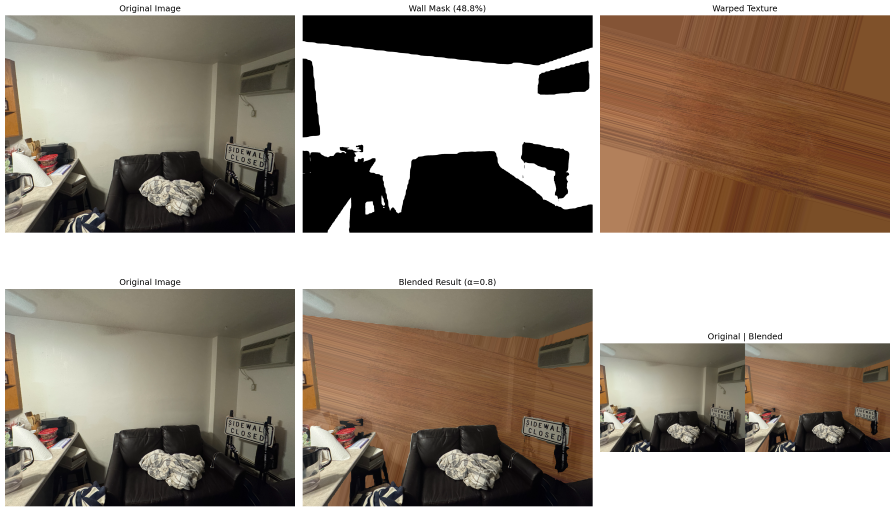
#> input picture test_affine_blend_oneformer.png, 2685 x 1534 px, given in place of test_room.JPG, which was not available (shown at 1/3 size)
$ python hough_edge_transform.py
#> lines starting #> are read from the running program, lines starting #| are printed output that depends on the picture; after the words box and inside, x2 and y2 are one past the last pixel; in counts of white or black regions, pixels touching at a corner belong together; pictures that were not available may be replaced by others from this repository, and a replacement may not be noted
"""
Edge Detection with Hough Transform for Texture Overlay
Processes test_room.JPG and overlays brick_texture.jpg

Requirements:
    pip install opencv-python numpy matplotlib

Usage:
    python hough_edge_transform.py
"""

import sys

try:
    import cv2
    import numpy as np
    from pathlib import Path
    import matplotlib.pyplot as plt
except ImportError as e:
    print("Error: Missing required dependencies.")
    print("Please install with: pip install opencv-python numpy matplotlib")
    print(f"Missing module: {e.name}")
    sys.exit(1)


def detect_edges(image):
    """Apply Canny edge detection."""
    gray = cv2.cvtColor(image, cv2.COLOR_BGR2GRAY)

    # Apply Gaussian blur to reduce noise
    blurred = cv2.GaussianBlur(gray, (5, 5), 0)

    # Canny edge detection
    edges = cv2.Canny(blurred, 50, 150, apertureSize=3)

    return edges, gray


def hough_transform(edges):
    """Detect lines using Probabilistic Hough Transform."""
    # Detect line segments
    lines = cv2.HoughLinesP(
        edges,
        rho=1,                    # Distance resolution in pixels
        theta=np.pi/180,          # Angular resolution in radians
        threshold=100,             # Minimum votes for a line
        minLineLength=100,         # Minimum line length
        maxLineGap=10              # Maximum gap between line segments
    )

    return lines


def cluster_lines(lines):
    """Cluster lines into horizontal and vertical groups."""
    if lines is None:
        return [], []

    horizontal = []
    vertical = []

    for line in lines:
        x1, y1, x2, y2 = line[0]

        # Calculate angle in degrees
        angle = np.abs(np.arctan2(y2 - y1, x2 - x1) * 180 / np.pi)

        # Classify as horizontal or vertical
        if angle < 30 or angle > 150:  # Horizontal (±30°)
            horizontal.append(line[0])
        elif 60 < angle < 120:  # Vertical (±30° from 90°)
            vertical.append(line[0])

    return horizontal, vertical


def find_corners(horizontal_lines, vertical_lines, image_shape):
    """Find corner points from line intersections."""
    if len(horizontal_lines) < 2 or len(vertical_lines) < 2:
        return None

    # Sort lines
    h_sorted = sorted(horizontal_lines, key=lambda l: (l[1] + l[3]) / 2)
    v_sorted = sorted(vertical_lines, key=lambda l: (l[0] + l[2]) / 2)

    # Take top/bottom horizontal and left/right vertical
    top_line = h_sorted[0]
    bottom_line = h_sorted[-1]
    left_line = v_sorted[0]
    right_line = v_sorted[-1]

    # Find intersections
    corners = []
    for h_line in [top_line, bottom_line]:
        for v_line in [left_line, right_line]:
            pt = line_intersection(h_line, v_line)
            if pt is not None:
                corners.append(pt)

    if len(corners) == 4:
        corners = np.array(corners)
        corners = order_points(corners)
        return corners

    return None


def line_intersection(line1, line2):
    """Find intersection point of two lines."""
    x1, y1, x2, y2 = line1
    x3, y3, x4, y4 = line2

    denom = (x1 - x2) * (y3 - y4) - (y1 - y2) * (x3 - x4)
    if abs(denom) < 1e-10:
        return None

    px = ((x1 * y2 - y1 * x2) * (x3 - x4) - (x1 - x2) * (x3 * y4 - y3 * x4)) / denom
    py = ((x1 * y2 - y1 * x2) * (y3 - y4) - (y1 - y2) * (x3 * y4 - y3 * x4)) / denom

    return np.array([int(px), int(py)])


def order_points(pts):
    """Order points as: top-left, top-right, bottom-right, bottom-left."""
    # Sort by y-coordinate
    pts_sorted = pts[np.argsort(pts[:, 1])]

    # Top two points
    top_pts = pts_sorted[:2]
    top_pts = top_pts[np.argsort(top_pts[:, 0])]

    # Bottom two points
    bottom_pts = pts_sorted[2:]
    bottom_pts = bottom_pts[np.argsort(bottom_pts[:, 0])]

    return np.array([top_pts[0], top_pts[1], bottom_pts[1], bottom_pts[0]])


def create_mask_from_corners(corners, image_shape):
    """Create binary mask from corner points."""
    mask = np.zeros((image_shape[0], image_shape[1]), dtype=np.uint8)
    cv2.fillPoly(mask, [corners], 255)
    return mask


def create_mask_from_edges(edges, image_shape):
    """Fallback: create mask from edges using morphological operations."""
    # Dilate edges to create regions
    kernel = np.ones((5, 5), np.uint8)
    dilated = cv2.dilate(edges, kernel, iterations=3)

    # Find largest contour
    contours, _ = cv2.findContours(
        dilated, cv2.RETR_EXTERNAL, cv2.CHAIN_APPROX_SIMPLE
    )

    if not contours:
        # Return full image mask
        return np.ones((image_shape[0], image_shape[1]), dtype=np.uint8) * 255

    # Get largest contour
    largest_contour = max(contours, key=cv2.contourArea)

    # Create mask
    mask = np.zeros((image_shape[0], image_shape[1]), dtype=np.uint8)
    cv2.drawContours(mask, [largest_contour], -1, 255, -1)

    return mask


def compute_homography(corners, texture_shape):
    """Compute homography matrix from corners to texture coordinates."""
    h, w = texture_shape[:2]

    # Destination points (texture corners)
    dst_pts = np.array([[0, 0], [w, 0], [w, h], [0, h]], dtype=np.float32)

    # Source points (detected corners)
    src_pts = corners.astype(np.float32)

    # Compute homography
    H, _ = cv2.findHomography(dst_pts, src_pts)

    return H


def warp_texture(texture, H, image_shape):
    """Warp texture using homography matrix."""
    warped = cv2.warpPerspective(
        texture, H, (image_shape[1], image_shape[0])
    )
    return warped


def blend_texture(original, warped_texture, mask):
    """Blend warped texture with original image using mask."""
    # Ensure mask is binary
    mask = (mask > 127).astype(np.uint8)

    # Create 3-channel mask
    mask_3ch = cv2.merge([mask, mask, mask])

    # Blend: use texture where mask is white, original elsewhere
    result = np.where(mask_3ch > 0, warped_texture, original)

    # Optional: Add feathering at edges for smoother blend
    kernel = np.ones((5, 5), np.uint8)
    mask_eroded = cv2.erode(mask, kernel, iterations=2)
    mask_border = mask - mask_eroded

    if np.any(mask_border):
        # Blend at borders with alpha
        alpha = 0.7
        mask_border_3ch = cv2.merge([mask_border, mask_border, mask_border])
        result = np.where(
            mask_border_3ch > 0,
            cv2.addWeighted(original, 1 - alpha, warped_texture, alpha, 0),
            result,
        )

    return result.astype(np.uint8)


def visualize_process(image, edges, lines, corners, mask, result):
    """Create visualization of the processing pipeline."""
    fig, axes = plt.subplots(2, 3, figsize=(15, 10))

    # Original image
    axes[0, 0].imshow(cv2.cvtColor(image, cv2.COLOR_BGR2RGB))
    axes[0, 0].set_title('Original Image', fontsize=12, fontweight='bold')
    axes[0, 0].axis('off')

    # Edges
    axes[0, 1].imshow(edges, cmap='gray')
    axes[0, 1].set_title('Canny Edge Detection', fontsize=12, fontweight='bold')
    axes[0, 1].axis('off')

    # Lines detected
    img_with_lines = image.copy()
    if lines is not None:
        for line in lines:
            x1, y1, x2, y2 = line[0]
            cv2.line(img_with_lines, (x1, y1), (x2, y2), (0, 255, 0), 2)
    axes[0, 2].imshow(cv2.cvtColor(img_with_lines, cv2.COLOR_BGR2RGB))
    axes[0, 2].set_title(f'Hough Lines ({len(lines) if lines is not None else 0} detected)',
                        fontsize=12, fontweight='bold')
    axes[0, 2].axis('off')

    # Corners
    img_with_corners = image.copy()
    if corners is not None:
        for i, corner in enumerate(corners):
            cv2.circle(img_with_corners, tuple(corner), 10, (255, 0, 0), -1)
            cv2.putText(img_with_corners, str(i), tuple(corner + 10),
                       cv2.FONT_HERSHEY_SIMPLEX, 0.7, (255, 0, 0), 2)
        # Draw polygon
        cv2.polylines(img_with_corners, [corners], True, (0, 0, 255), 3)
    axes[1, 0].imshow(cv2.cvtColor(img_with_corners, cv2.COLOR_BGR2RGB))
    axes[1, 0].set_title('Detected Corners', fontsize=12, fontweight='bold')
    axes[1, 0].axis('off')

    # Mask
    axes[1, 1].imshow(mask, cmap='gray')
    axes[1, 1].set_title('Segmentation Mask', fontsize=12, fontweight='bold')
    axes[1, 1].axis('off')

    # Final result
    axes[1, 2].imshow(cv2.cvtColor(result, cv2.COLOR_BGR2RGB))
    axes[1, 2].set_title('Final Result with Texture Overlay', fontsize=12, fontweight='bold')
    axes[1, 2].axis('off')

    plt.tight_layout()
    return fig


def main():
    """Main processing pipeline."""
    print("=" * 60)
    print("Edge Detection with Hough Transform - Texture Overlay")
    print("=" * 60)

    # File paths
    image_path = "test_room.JPG"
    texture_path = "brick_texture.jpg"
    output_dir = Path("outputs")
    output_dir.mkdir(exist_ok=True)

    # Load images
    print(f"\n[1/7] Loading images...")
    image = cv2.imread(image_path)
#> image is the input picture: shape (1534, 2685, 3); mean B, G, R 129.6, 141.9, 154
    texture = cv2.imread(texture_path)
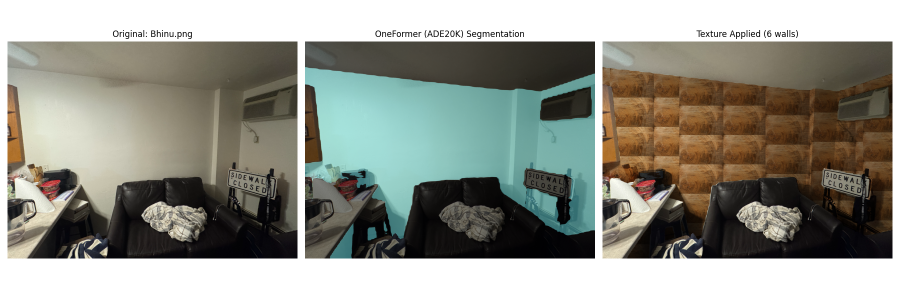
#> input picture chart_OneFormer_ADE20K.png, 1800 x 600 px, given in place of brick_texture.jpg, which was not available (shown at 1/2 size)
#> texture is the input picture: shape (600, 1800, 3); mean B, G, R 138.3, 147.4, 146.6

    if image is None:
        raise FileNotFoundError(f"Could not load image: {image_path}")
    if texture is None:
        raise FileNotFoundError(f"Could not load texture: {texture_path}")

    print(f"  ✓ Original image: {image.shape}")
#|   ✓ Original image: (1534, 2685, 3)
    print(f"  ✓ Texture image: {texture.shape}")
#|   ✓ Texture image: (600, 1800, 3)

    # Step 1: Edge detection
    print(f"\n[2/7] Applying Canny edge detection...")
    edges, gray = detect_edges(image)
#> in detect_edges, `edges = cv2.Canny(blurred, 50, 150, apertureSize=3)`:
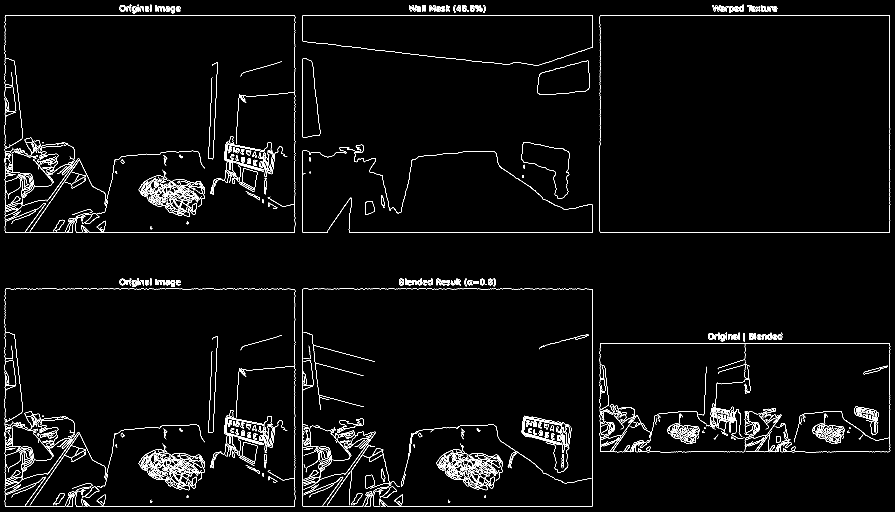
#> edges: shape (1534, 2685) (shown at 1/3 size); 2.2% white in thin lines or dots
    num_edges = np.sum(edges > 0)
#> num_edges = 88662
    print(f"  ✓ Detected {num_edges} edge pixels")
#|   ✓ Detected 88662 edge pixels

    # Step 2: Hough Transform
    print(f"\n[3/7] Applying Hough Transform...")
    lines = hough_transform(edges)
#> in hough_transform, `lines = cv2.HoughLinesP( edges, rho=1,`: lines = 83 rows, first 6: [1800, 697, 2669, 697], [911, 45, 1774, 45], [908, 1518, 1269, 1518], [884, 1518, 884, 867], [936, 866, 1440, 866], [2669, 696, 2669, 46]
    num_lines = len(lines) if lines is not None else 0
#> num_lines = 83
    print(f"  ✓ Detected {num_lines} line segments")
#|   ✓ Detected 83 line segments

    if lines is None or num_lines == 0:
        print("  ⚠ Warning: No lines detected!")
        print("  Using edge-based fallback method...")
        mask = create_mask_from_edges(edges, image.shape)
        corners = None
    else:
        # Step 3: Cluster lines
        print(f"\n[4/7] Clustering lines...")
        horizontal_lines, vertical_lines = cluster_lines(lines)
#> the loop in cluster_lines, `for line in lines:` made 83 passes
#> (x1, y1, x2, y2, angle) on passes 1 to 12: (1800, 697, 2669, 697, 0), (911, 45, 1774, 45, 0), (908, 1518, 1269, 1518, 0), (884, 1518, 884, 867, 90), (936, 866, 1440, 866, 0), (2669, 696, 2669, 46, 90), (15, 697, 15, 404, 90), (2015, 1355, 2415, 1355, 0), (2298, 46, 2592, 46, 0), (1777, 1518, 1777, 867, 90), (1637, 867, 1776, 867, 0), (907, 694, 907, 456, 90)
#> after the loop in cluster_lines, `for line in lines:`: horizontal = 50 items, first 6: [1800, 697, 2669, 697], [911, 45, 1774, 45], [908, 1518, 1269, 1518], [936, 866, 1440, 866], [2015, 1355, 2415, 1355], [2298, 46, 2592, 46]; vertical = 24 items, first 6: [884, 1518, 884, 867], [2669, 696, 2669, 46], [15, 697, 15, 404], [1777, 1518, 1777, 867], [907, 694, 907, 456], [1800, 435, 1800, 73]
#> horizontal_lines has the same summary as horizontal in cluster_lines; vertical_lines has the same summary as vertical in cluster_lines
        print(f"  ✓ Horizontal lines: {len(horizontal_lines)}")
#|   ✓ Horizontal lines: 50
        print(f"  ✓ Vertical lines: {len(vertical_lines)}")
#|   ✓ Vertical lines: 24

        # Step 4: Find corners
        print(f"\n[5/7] Finding corners from line intersections...")
        corners = find_corners(horizontal_lines, vertical_lines, image.shape)
#> in find_corners, `h_sorted = sorted(horizontal_lines, key=lambda l: (l[1] + l[3]) / 2)`: h_sorted = 50 items, first 6: [911, 45, 1774, 45], [539, 46, 641, 45], [2298, 46, 2592, 46], [744, 46, 884, 46], [1032, 138, 1210, 159], [1644, 187, 1776, 142]
#> in find_corners, `v_sorted = sorted(vertical_lines, key=lambda l: (l[0] + l[2]) / 2)`: v_sorted = 24 items, first 6: [14, 1015, 14, 886], [14, 194, 14, 65], [15, 697, 15, 404], [15, 1518, 15, 1225], [33, 216, 47, 329], [44, 186, 63, 364]
#> in find_corners, `top_line = h_sorted[0]`: top_line = [911, 45, 1774, 45]
#> in find_corners, `bottom_line = h_sorted[-1]`: bottom_line = [1321, 1518, 1776, 1518]
#> in find_corners, `left_line = v_sorted[0]`: left_line = [14, 1015, 14, 886]
#> in find_corners, `right_line = v_sorted[-1]`: right_line = [2669, 696, 2669, 46]
#> the loop in find_corners, `for h_line in [top_line, bottom_line]:` made 2 passes
#> after the loop in find_corners, `for h_line in [top_line, bottom_line]:`: corners = [[14, 45], [2669, 45], [14, 1518], [2669, 1518]]
#> in order_points, `top_pts = pts_sorted[:2]`: top_pts = [[14, 45], [2669, 45]]
#> in order_points, `bottom_pts = pts_sorted[2:]`: bottom_pts = [[14, 1518], [2669, 1518]]
#> in find_corners, `corners = order_points(corners)`: corners = [[14, 45], [2669, 45], [2669, 1518], [14, 1518]]
#> corners = [[14, 45], [2669, 45], [2669, 1518], [14, 1518]]

        if corners is not None:
            print(f"  ✓ Found 4 corners")
            mask = create_mask_from_corners(corners, image.shape)
#> in create_mask_from_corners, `cv2.fillPoly(mask, [corners], 255)`:
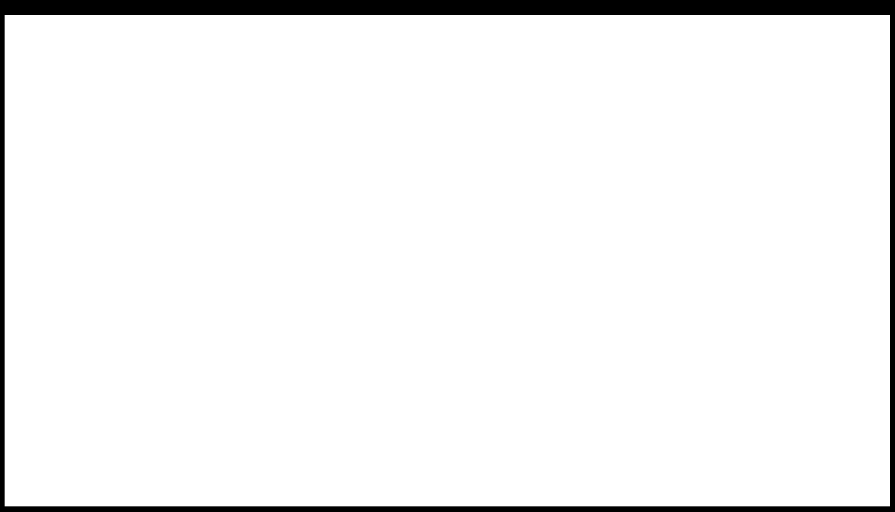
#> mask: shape (1534, 2685) (shown at 1/3 size); 95.1% white; 1 black region, box (x1, y1, x2, y2) and area: (0, 0, 2685, 1534) 203846
        else:
            print("  ⚠ Could not find 4 corners, using edge-based fallback...")
            mask = create_mask_from_edges(edges, image.shape)

    # Step 5: Compute homography
    print(f"\n[6/7] Computing homography and warping texture...")
    if corners is not None:
        H = compute_homography(corners, texture.shape)
#> in compute_homography, `H, _ = cv2.findHomography(dst_pts, src_pts)`: H = [[1.48, 0, 14], [0, 2.46, 45], [0, 0, 1]]
#> H = [[1.48, 0, 14], [0, 2.46, 45], [0, 0, 1]]
        warped_texture = warp_texture(texture, H, image.shape)
    else:
        # Use mask bounds as corners
        coords = cv2.findNonZero(mask)
        if coords is not None:
            x, y, w, h = cv2.boundingRect(coords)
            corners = np.array([[x, y], [x + w, y], [x + w, y + h], [x, y + h]])
            H = compute_homography(corners, texture.shape)
            warped_texture = warp_texture(texture, H, image.shape)
        else:
            # Fallback: use full image
            corners = np.array([[0, 0], [image.shape[1], 0],
                              [image.shape[1], image.shape[0]], [0, image.shape[0]]])
            H = compute_homography(corners, texture.shape)
            warped_texture = warp_texture(texture, H, image.shape)

    print(f"  ✓ Texture warped")

    # Step 6: Blend texture
    print(f"\n[7/7] Blending texture with original image...")
    result = blend_texture(image, warped_texture, mask)
#> in blend_texture, `result = np.where(mask_3ch > 0, warped_texture, original)`:
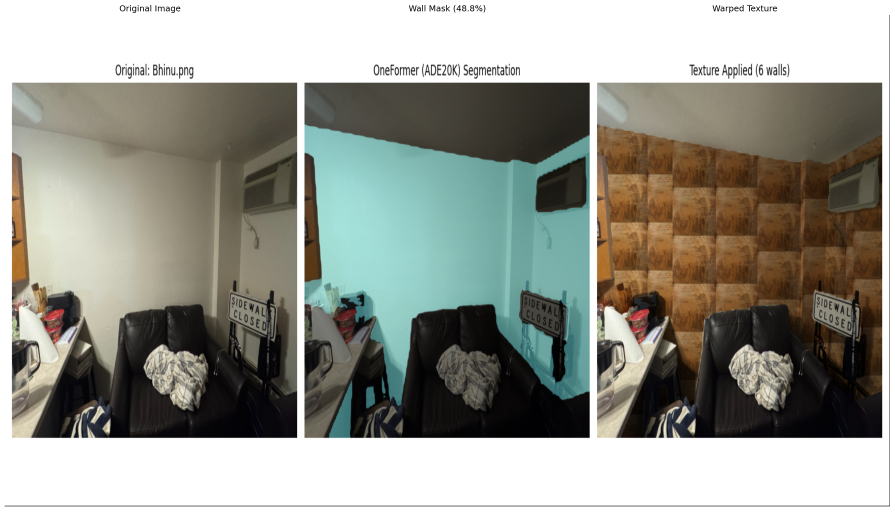
#> result: shape (1534, 2685, 3) (shown at 1/3 size); mean of channels 0, 1, 2 143.6, 152.2, 151.4; drawn as B, G, R
#> in blend_texture, `mask_eroded = cv2.erode(mask, kernel, iterations=2)`: mask_eroded: shape (1534, 2685); values 0 (black) and 1 (white), 94.3% white; 1 black region, box (x1, y1, x2, y2) and area: (0, 0, 2685, 1534) 236822
#> in blend_texture, `mask_border = mask - mask_eroded`:
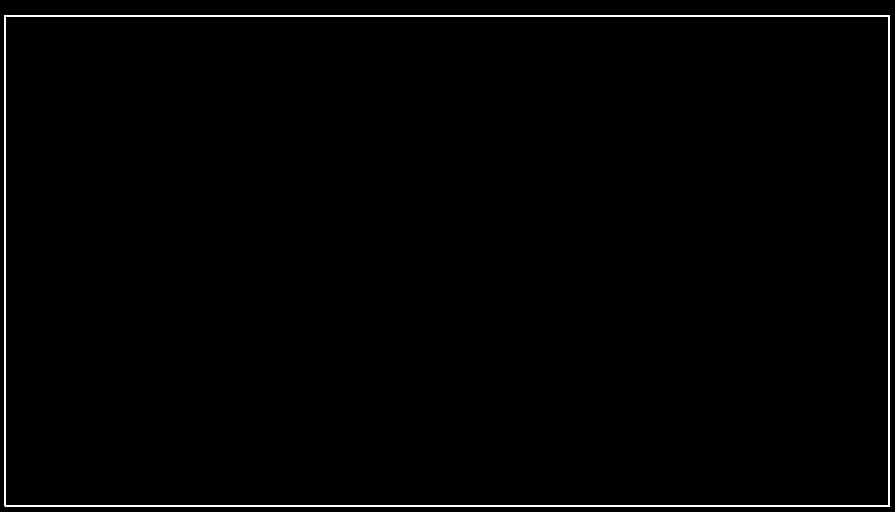
#> mask_border: shape (1534, 2685) (shown at 1/3 size); values 0 (black) and 1 (white), 0.8% white; 1 white region, box (x1, y1, x2, y2) and area: (14, 45, 2670, 1519) 32976

    # Save results
    output_path = output_dir / "hough_transform_result.png"
    cv2.imwrite(str(output_path), result)
    print(f"  ✓ Result saved: {output_path}")

    # Save intermediate results
    cv2.imwrite(str(output_dir / "hough_edges.png"), edges)
    cv2.imwrite(str(output_dir / "hough_mask.png"), mask)
    cv2.imwrite(str(output_dir / "hough_warped_texture.png"), warped_texture)

    # Create visualization
    print(f"\n[8/8] Creating visualization...")
    fig = visualize_process(image, edges, lines, corners, mask, result)
#> the loop in visualize_process, `for line in lines:` made 83 passes
#> line on pass 60: [[418, 572, 527, 607]]
#> after the loop in visualize_process, `for line in lines:`:
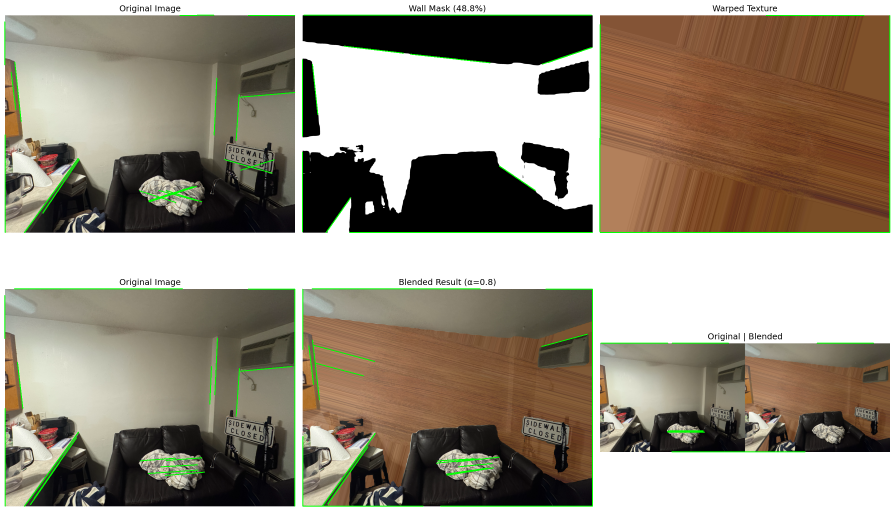
#> img_with_lines: shape (1534, 2685, 3) (shown at 1/3 size); mean B, G, R 127.9, 143.4, 152
#> the loop in visualize_process, `for i, corner in enumerate(corners):` made 4 passes
    viz_path = output_dir / "hough_transform_visualization.png"
    fig.savefig(viz_path, dpi=150, bbox_inches='tight')
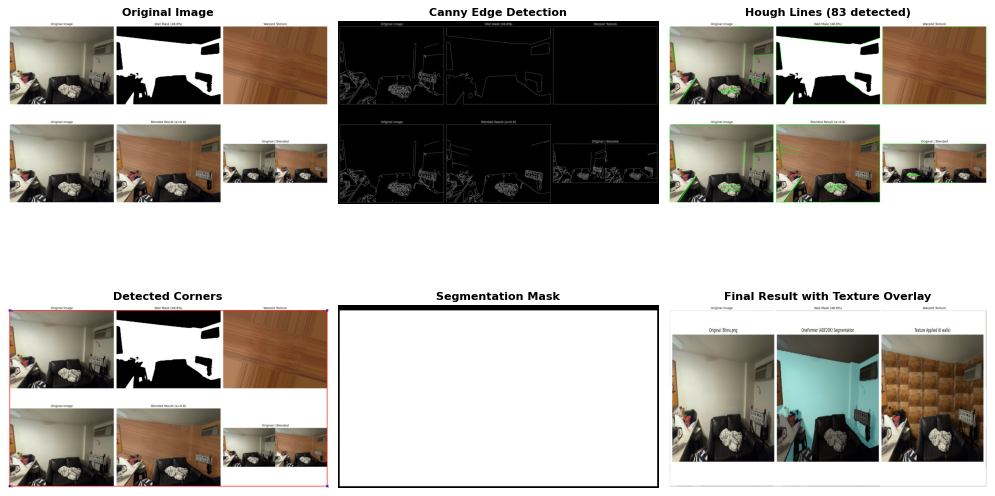
#> figure drawn by matplotlib, 6 panels
    plt.close()
    print(f"  ✓ Visualization saved: {viz_path}")

    print(f"\n{'=' * 60}")
    print("Processing Complete!")
    print(f"{'=' * 60}")
    print(f"Results saved in: {output_dir}")
    print(f"  - Final result: hough_transform_result.png")
    print(f"  - Visualization: hough_transform_visualization.png")
    print(f"  - Edges: hough_edges.png")
    print(f"  - Mask: hough_mask.png")
    print(f"  - Warped texture: hough_warped_texture.png")
    print(f"{'=' * 60}\n")


if __name__ == "__main__":
    main()
